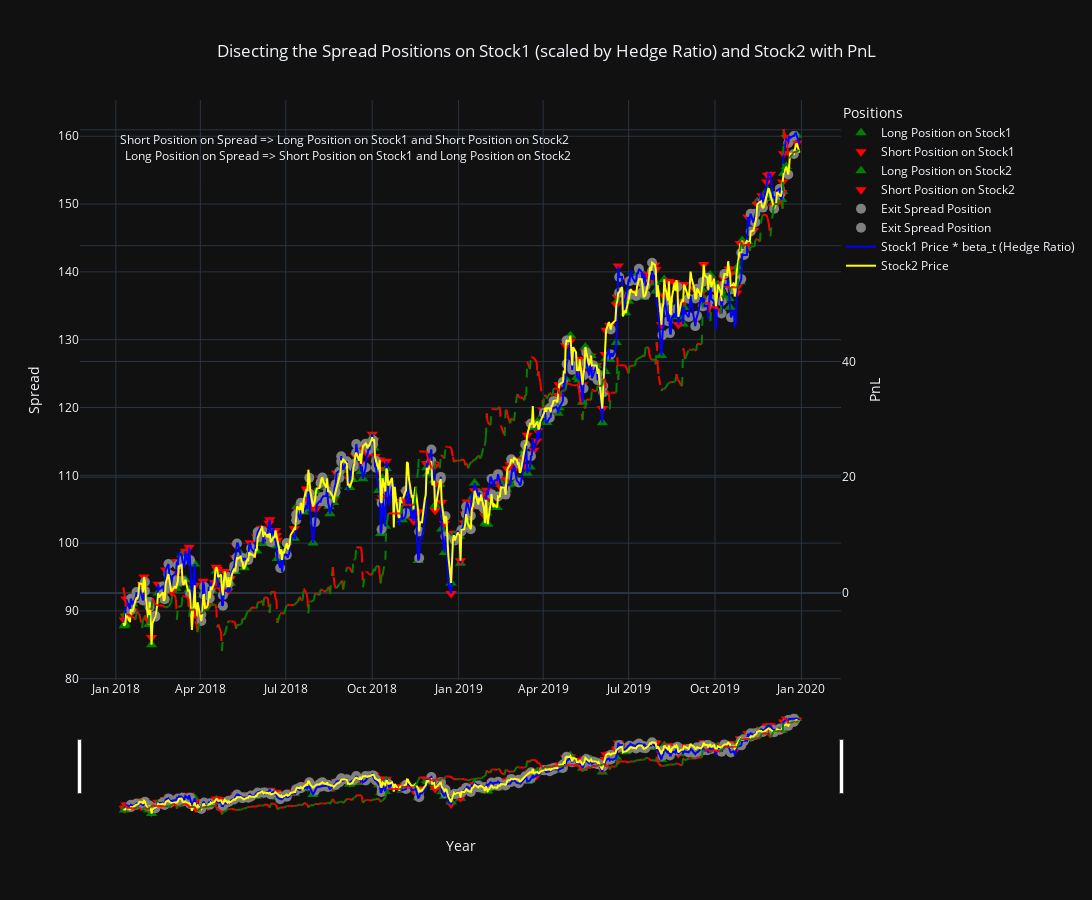

Source (notebook cell):
### Code cell
import plotly.graph_objects as go

# Simulate trading and get trades and spread
spread = b.spread[trades.index]
zscore = (spread - spread.rolling(window=b.half_life()).mean()) / spread.rolling(window=b.half_life()).std()

# Initialize a Plotly figure
fig = go.Figure()

# Add scatter plot for long positions on Stock1
fig.add_trace(go.Scatter(
	x=trades[trades == -1].index,
	y=b.hedge_ratio[b.halflife:][trades == -1] * stock1['Close'][b.halflife:][trades == -1],
	mode='markers',
	marker=dict(color='green', symbol='triangle-up', size=10),
	name='Long Position on Stock1'
))

# Add scatter plot for short positions on Stock1
fig.add_trace(go.Scatter(
	x=trades[trades == 1].index,
	y=b.hedge_ratio[b.halflife:][trades == 1] * stock1['Close'][b.halflife:][trades == 1],
	mode='markers',
	marker=dict(color='red', symbol='triangle-down', size=10),
	name='Short Position on Stock1'
))

# Add scatter plot for long positions on Stock2
fig.add_trace(go.Scatter(
	x=trades[trades == 1].index,
	y=stock2['Close'][b.halflife:][trades == 1],
	mode='markers',
	marker=dict(color='green', symbol='triangle-up', size=10),
	name='Long Position on Stock2'
))

# Add scatter plot for short positions on Stock2
fig.add_trace(go.Scatter(
	x=trades[trades == -1].index,
	y=stock2['Close'][b.halflife:][trades == -1],
	mode='markers',
	marker=dict(color='red', symbol='triangle-down', size=10),
	name='Short Position on Stock2'
))

# Add scatter plot for exit positions on Stock1
fig.add_trace(go.Scatter(
	x=trades[trades == 3].index,
	y=b.hedge_ratio[b.halflife:][trades == 3] * stock1['Close'][b.halflife:][trades == 3],
	mode='markers',
	marker=dict(color='gray', symbol='circle', size=10),
	name='Exit Spread Position'
))

# Add scatter plot for exit positions on Stock2
fig.add_trace(go.Scatter(
	x=trades[trades == 3].index,
	y=stock2['Close'][b.halflife:][trades == 3],
	mode='markers',
	marker=dict(color='gray', symbol='circle', size=10),
	name='Exit Spread Position'
))

# Add line plot for Stock 1
fig.add_trace(go.Scatter(
	x=spread.index,
	y=b.hedge_ratio[b.halflife:] * stock1['Close'][b.halflife:],
	mode='lines',
	line=dict(color='blue', width=2),
	name='Stock1 Price * beta_t (Hedge Ratio)'
))

# Add line plot for Stock 2
fig.add_trace(go.Scatter(
	x=spread.index,
	y=stock2['Close'][b.halflife:],
	mode='lines',
	line=dict(color='yellow', width=2),
	name='Stock2 Price'
))

# Add line plot for PnL on secondary y-axis with color changes
pnl_diff = pnl.diff()
for i in range(1, len(pnl)):
	color = 'green' if pnl_diff.iloc[i] > 0 else 'red'
	fig.add_trace(go.Scatter(
		x=[pnl.index[i-1], pnl.index[i]],
		y=[pnl.iloc[i-1], pnl.iloc[i]],
		mode='lines',
		line=dict(color=color, width=2, dash='dash'),
		name='PnL',
		yaxis='y2',
		showlegend=False
	))

# Update layout to enable horizontal scrolling and secondary y-axis
fig.update_layout(
	title={
		'text': 'Disecting the Spread Positions on Stock1 (scaled by Hedge Ratio) and Stock2 with PnL',
		'y':0.95,
		'x':0.5,
		'xanchor': 'center',
		'yanchor': 'top'
	},
	xaxis=dict(
		title='Year',
		rangeslider=dict(visible=True),  # Enables horizontal scrolling
	),
	yaxis=dict(title='Spread'),
	yaxis2=dict(
		title='PnL',
		overlaying='y',
		side='right'
	),
	legend=dict(title='Positions', x=1, y=1),
	template='plotly_dark',
	height=900,
	width=1500,
	annotations=[
		dict(
			text='Short Position on Spread => Long Position on Stock1 and Short Position on Stock2 <br> Long Position on Spread => Short Position on Stock1 and Long Position on Stock2',
			x=0.05,
			y=0.95,
			xref='paper',
			yref='paper',
			showarrow=False,
			font=dict(size=12)
		)
	]
)

# Show the Plotly figure
fig.show()
